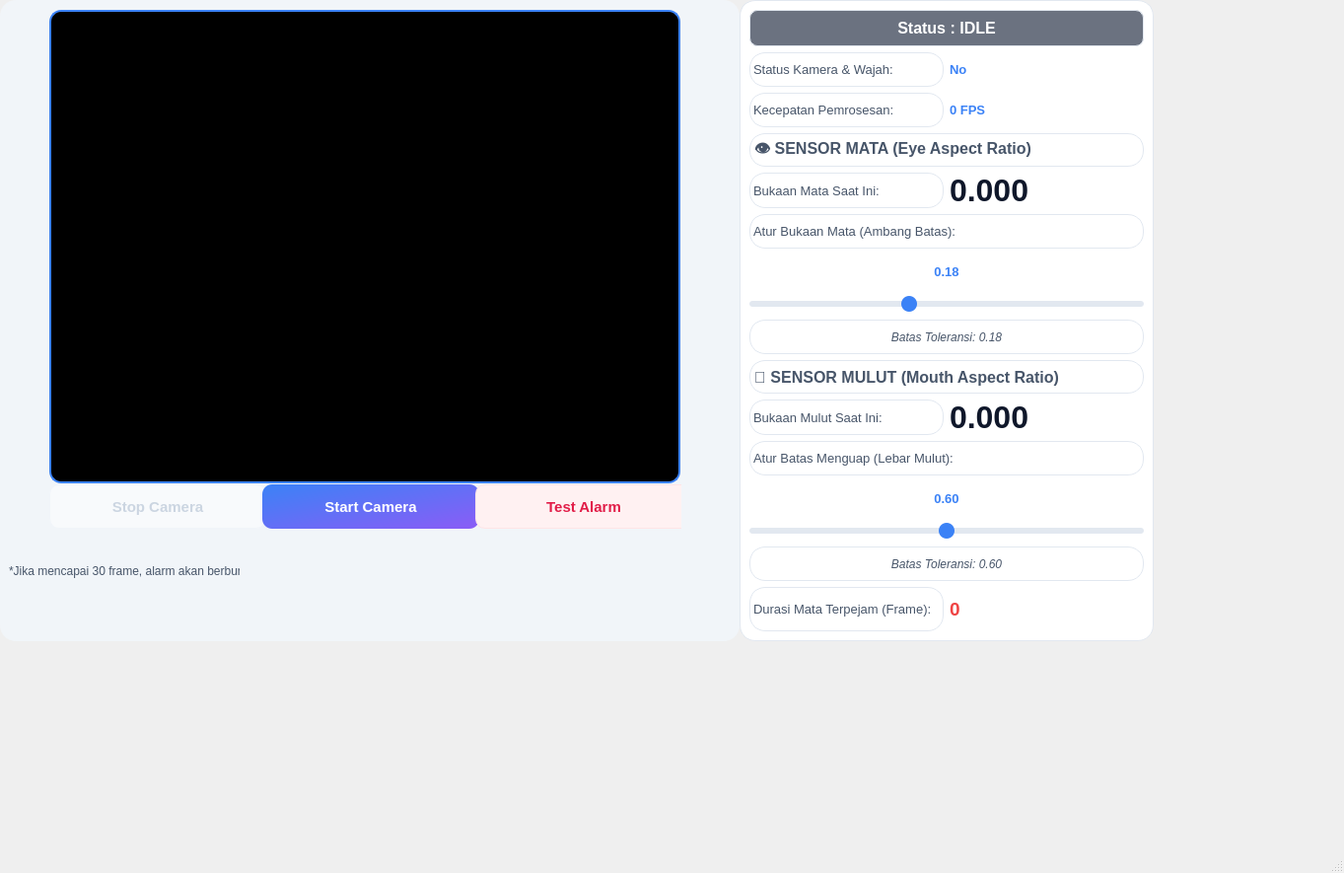
<?xml version="1.0" encoding="UTF-8"?>
<ui version="4.0">
 <class>MainWindow</class>
 <widget class="QMainWindow" name="MainWindow">
  <property name="geometry">
   <rect>
    <x>0</x>
    <y>0</y>
    <width>1363</width>
    <height>885</height>
   </rect>
  </property>
  <property name="windowTitle">
   <string>MainWindow</string>
  </property>
  <widget class="QWidget" name="centralwidget">
   <widget class="QFrame" name="leftPanel">
    <property name="geometry">
     <rect>
      <x>0</x>
      <y>0</y>
      <width>750</width>
      <height>650</height>
     </rect>
    </property>
    <property name="minimumSize">
     <size>
      <width>750</width>
      <height>650</height>
     </size>
    </property>
    <property name="font">
     <font>
      <family>Segoe UI</family>
     </font>
    </property>
    <property name="styleSheet">
     <string notr="true">QFrame {
    background-color: #f1f5f9; /* --border-color-light */
    border: none;
    border-radius: 16px;
}</string>
    </property>
    <property name="frameShape">
     <enum>QFrame::StyledPanel</enum>
    </property>
    <property name="frameShadow">
     <enum>QFrame::Raised</enum>
    </property>
    <widget class="QLabel" name="videoLabel">
     <property name="geometry">
      <rect>
       <x>50</x>
       <y>10</y>
       <width>640</width>
       <height>480</height>
      </rect>
     </property>
     <property name="minimumSize">
      <size>
       <width>640</width>
       <height>480</height>
      </size>
     </property>
     <property name="font">
      <font>
       <family>Segoe UI</family>
      </font>
     </property>
     <property name="styleSheet">
      <string notr="true">QLabel {
    background-color: #000000;
    border: 2px solid #3b82f6; /* Bingkai aksen biru cerah */
    border-radius: 12px;
}</string>
     </property>
     <property name="frameShape">
      <enum>QFrame::Box</enum>
     </property>
     <property name="text">
      <string/>
     </property>
     <property name="scaledContents">
      <bool>false</bool>
     </property>
    </widget>
    <widget class="QWidget" name="horizontalLayoutWidget">
     <property name="geometry">
      <rect>
       <x>50</x>
       <y>490</y>
       <width>641</width>
       <height>47</height>
      </rect>
     </property>
     <property name="font">
      <font>
       <family>Segoe UI</family>
      </font>
     </property>
     <layout class="QHBoxLayout" name="horizontalLayout">
      <property name="sizeConstraint">
       <enum>QLayout::SetDefaultConstraint</enum>
      </property>
      <item>
       <widget class="QPushButton" name="btnStop">
        <property name="enabled">
         <bool>false</bool>
        </property>
        <property name="minimumSize">
         <size>
          <width>220</width>
          <height>45</height>
         </size>
        </property>
        <property name="font">
         <font>
          <family>Segoe UI</family>
          <pointsize>11</pointsize>
          <weight>75</weight>
          <bold>true</bold>
         </font>
        </property>
        <property name="styleSheet">
         <string notr="true">QPushButton {
    background-color: #ffffff;
    color: #0f172a;
    border: 1px solid #e2e8f0;
    font-size: 11pt;
    font-weight: bold;
    border-radius: 10px;
}
QPushButton:hover {
    background-color: #f8fafc;
    border-color: #cbd5e1;
}
QPushButton:pressed {
    background-color: #f1f5f9;
}
QPushButton:disabled {
    background-color: #f8fafc;
    color: #cbd5e1;
    border-color: #f1f5f9;
}</string>
        </property>
        <property name="text">
         <string>Stop Camera</string>
        </property>
       </widget>
      </item>
      <item>
       <widget class="QPushButton" name="btnStart">
        <property name="minimumSize">
         <size>
          <width>220</width>
          <height>45</height>
         </size>
        </property>
        <property name="font">
         <font>
          <family>Segoe UI</family>
          <pointsize>11</pointsize>
          <weight>75</weight>
          <bold>true</bold>
         </font>
        </property>
        <property name="styleSheet">
         <string notr="true">QPushButton {
    background: qlineargradient(x1:0, y1:0, x2:1, y2:1, stop:0 #3b82f6, stop:1 #8b5cf6);
    color: #ffffff;
    font-size: 11pt;
    font-weight: bold;
    border: none;
    border-radius: 10px;
}
QPushButton:hover {
    background: qlineargradient(x1:0, y1:0, x2:1, y2:1, stop:0 #2563eb, stop:1 #7c3aed);
}
QPushButton:pressed {
    background: #2563eb;
}
QPushButton:disabled {
    background: #cbd5e1;
    color: #94a3b8;
}</string>
        </property>
        <property name="text">
         <string>Start Camera</string>
        </property>
       </widget>
      </item>
      <item>
       <widget class="QPushButton" name="btnTestAlarm">
        <property name="minimumSize">
         <size>
          <width>220</width>
          <height>45</height>
         </size>
        </property>
        <property name="font">
         <font>
          <family>Segoe UI</family>
          <pointsize>11</pointsize>
          <weight>75</weight>
          <bold>true</bold>
         </font>
        </property>
        <property name="styleSheet">
         <string notr="true">QPushButton {
    background-color: #fff1f2;
    color: #e11d48;
    border: 1px solid #ffe4e6;
    font-size: 11pt;
    font-weight: bold;
    border-radius: 10px;
}
QPushButton:hover {
    background-color: #ffe4e6;
    border-color: #fecdd3;
}
QPushButton:pressed {
    background-color: #ffd1d7;
}</string>
        </property>
        <property name="text">
         <string>Test Alarm</string>
        </property>
       </widget>
      </item>
     </layout>
    </widget>
    <widget class="QLabel" name="label_11">
     <property name="geometry">
      <rect>
       <x>9</x>
       <y>571</y>
       <width>234</width>
       <height>16</height>
      </rect>
     </property>
     <property name="font">
      <font>
       <family>Segoe UI</family>
      </font>
     </property>
     <property name="styleSheet">
      <string notr="true">color: #475569;</string>
     </property>
     <property name="text">
      <string>*Jika mencapai 30 frame, alarm akan berbunyi</string>
     </property>
    </widget>
   </widget>
   <widget class="QFrame" name="rightPanel">
    <property name="geometry">
     <rect>
      <x>750</x>
      <y>0</y>
      <width>420</width>
      <height>650</height>
     </rect>
    </property>
    <property name="minimumSize">
     <size>
      <width>420</width>
      <height>650</height>
     </size>
    </property>
    <property name="font">
     <font>
      <family>Segoe UI</family>
     </font>
    </property>
    <property name="styleSheet">
     <string notr="true">QFrame {
    background-color: #ffffff; /* --bg-secondary */
    border: 1px solid #e2e8f0; /* --border-color */
    border-radius: 16px;
}</string>
    </property>
    <property name="frameShape">
     <enum>QFrame::StyledPanel</enum>
    </property>
    <property name="frameShadow">
     <enum>QFrame::Raised</enum>
    </property>
    <layout class="QVBoxLayout" name="verticalLayout_2">
     <item>
      <layout class="QVBoxLayout" name="verticalLayout">
       <item>
        <widget class="QLabel" name="statusBadge">
         <property name="minimumSize">
          <size>
           <width>380</width>
           <height>35</height>
          </size>
         </property>
         <property name="font">
          <font>
           <family>Segoe UI</family>
           <pointsize>12</pointsize>
           <weight>75</weight>
           <bold>true</bold>
          </font>
         </property>
         <property name="styleSheet">
          <string notr="true">QLabel {
    background-color: #6b7280; /* --status-idle */
    color: #ffffff;
    font-size: 12pt;
    font-weight: bold;
    border-radius: 8px;
    padding: 8px;
}</string>
         </property>
         <property name="frameShape">
          <enum>QFrame::Panel</enum>
         </property>
         <property name="text">
          <string>Status : IDLE</string>
         </property>
         <property name="alignment">
          <set>Qt::AlignCenter</set>
         </property>
        </widget>
       </item>
       <item>
        <layout class="QHBoxLayout" name="horizontalLayout_3">
         <item>
          <widget class="QLabel" name="label_3">
           <property name="minimumSize">
            <size>
             <width>190</width>
             <height>35</height>
            </size>
           </property>
           <property name="font">
            <font>
             <family>Segoe UI</family>
             <pointsize>10</pointsize>
            </font>
           </property>
           <property name="styleSheet">
            <string notr="true">color: #475569;</string>
           </property>
           <property name="text">
            <string>Status Kamera &amp; Wajah:</string>
           </property>
          </widget>
         </item>
         <item>
          <widget class="QLabel" name="FaceDetected">
           <property name="minimumSize">
            <size>
             <width>190</width>
             <height>35</height>
            </size>
           </property>
           <property name="font">
            <font>
             <family>Segoe UI</family>
             <pointsize>10</pointsize>
             <weight>75</weight>
             <bold>true</bold>
            </font>
           </property>
           <property name="styleSheet">
            <string notr="true">QLabel {
    color: #3b82f6; /* --accent-primary */
    font-weight: bold;
    background: transparent;
    border: none;
}</string>
           </property>
           <property name="text">
            <string>No</string>
           </property>
          </widget>
         </item>
        </layout>
       </item>
       <item>
        <layout class="QHBoxLayout" name="horizontalLayout_4">
         <item>
          <widget class="QLabel" name="label_2">
           <property name="minimumSize">
            <size>
             <width>190</width>
             <height>35</height>
            </size>
           </property>
           <property name="font">
            <font>
             <family>Segoe UI</family>
             <pointsize>10</pointsize>
            </font>
           </property>
           <property name="styleSheet">
            <string notr="true">color: #475569;</string>
           </property>
           <property name="text">
            <string>Kecepatan Pemrosesan:</string>
           </property>
          </widget>
         </item>
         <item>
          <widget class="QLabel" name="fpsCounter">
           <property name="minimumSize">
            <size>
             <width>190</width>
             <height>35</height>
            </size>
           </property>
           <property name="font">
            <font>
             <family>Segoe UI</family>
             <pointsize>10</pointsize>
             <weight>75</weight>
             <bold>true</bold>
            </font>
           </property>
           <property name="styleSheet">
            <string notr="true">QLabel {
    color: #3b82f6; /* --accent-primary */
    font-weight: bold;
    background: transparent;
    border: none;
}</string>
           </property>
           <property name="text">
            <string>0 FPS</string>
           </property>
          </widget>
         </item>
        </layout>
       </item>
       <item>
        <widget class="QLabel" name="label_4">
         <property name="minimumSize">
          <size>
           <width>380</width>
           <height>25</height>
          </size>
         </property>
         <property name="font">
          <font>
           <family>Segoe UI</family>
           <pointsize>12</pointsize>
           <weight>75</weight>
           <bold>true</bold>
          </font>
         </property>
         <property name="styleSheet">
          <string notr="true">color: #475569;</string>
         </property>
         <property name="text">
          <string>👁️ SENSOR MATA (Eye Aspect Ratio)</string>
         </property>
        </widget>
       </item>
       <item>
        <layout class="QHBoxLayout" name="horizontalLayout_5">
         <item>
          <widget class="QLabel" name="label_5">
           <property name="minimumSize">
            <size>
             <width>190</width>
             <height>35</height>
            </size>
           </property>
           <property name="font">
            <font>
             <family>Segoe UI</family>
             <pointsize>10</pointsize>
            </font>
           </property>
           <property name="styleSheet">
            <string notr="true">color: #475569;</string>
           </property>
           <property name="text">
            <string>Bukaan Mata Saat Ini:</string>
           </property>
          </widget>
         </item>
         <item>
          <widget class="QLabel" name="earValue">
           <property name="minimumSize">
            <size>
             <width>190</width>
             <height>35</height>
            </size>
           </property>
           <property name="font">
            <font>
             <family>Segoe UI</family>
             <pointsize>24</pointsize>
             <weight>99</weight>
             <bold>true</bold>
            </font>
           </property>
           <property name="styleSheet">
            <string notr="true">QLabel {
    color: #0f172a; /* --text-primary */
    font-weight: 800;
    background: transparent;
    border: none;
}</string>
           </property>
           <property name="text">
            <string>0.000</string>
           </property>
          </widget>
         </item>
        </layout>
       </item>
       <item>
        <widget class="QLabel" name="label_6">
         <property name="minimumSize">
          <size>
           <width>380</width>
           <height>20</height>
          </size>
         </property>
         <property name="font">
          <font>
           <family>Segoe UI</family>
           <pointsize>10</pointsize>
          </font>
         </property>
         <property name="styleSheet">
          <string notr="true">color: #475569;</string>
         </property>
         <property name="text">
          <string>Atur Bukaan Mata (Ambang Batas):</string>
         </property>
        </widget>
       </item>
       <item>
        <widget class="QLabel" name="earThresholdValue">
         <property name="font">
          <font>
           <family>Segoe UI</family>
           <pointsize>10</pointsize>
           <weight>75</weight>
           <bold>true</bold>
          </font>
         </property>
         <property name="styleSheet">
          <string notr="true">QLabel {
    color: #3b82f6; /* --accent-primary */
    font-weight: bold;
    background: transparent;
    border: none;
}</string>
         </property>
         <property name="text">
          <string>0.18</string>
         </property>
         <property name="alignment">
          <set>Qt::AlignCenter</set>
         </property>
        </widget>
       </item>
       <item>
        <widget class="QSlider" name="earThresholdInput">
         <property name="minimumSize">
          <size>
           <width>380</width>
           <height>20</height>
          </size>
         </property>
         <property name="font">
          <font>
           <family>Segoe UI</family>
          </font>
         </property>
         <property name="styleSheet">
          <string notr="true">QSlider::groove:horizontal {
    border: none;
    height: 6px;
    background: #e2e8f0; /* Jalur slider abu-abu terang */
    border-radius: 3px;
}

QSlider::handle:horizontal {
    background: #3b82f6; /* Tombol geser biru cerah */
    border: none;
    width: 16px;
    height: 16px;
    margin: -5px 0; /* Membuat lingkaran lebih besar dari jalur */
    border-radius: 8px;
}

QSlider::handle:horizontal:hover {
    background: #2563eb; /* Biru lebih gelap saat kursor di atasnya */
}</string>
         </property>
         <property name="minimum">
          <number>10</number>
         </property>
         <property name="maximum">
          <number>30</number>
         </property>
         <property name="value">
          <number>18</number>
         </property>
         <property name="orientation">
          <enum>Qt::Horizontal</enum>
         </property>
        </widget>
       </item>
       <item>
        <widget class="QLabel" name="label_12">
         <property name="minimumSize">
          <size>
           <width>380</width>
           <height>10</height>
          </size>
         </property>
         <property name="font">
          <font>
           <family>Segoe UI</family>
           <italic>true</italic>
          </font>
         </property>
         <property name="styleSheet">
          <string notr="true">color: #475569;</string>
         </property>
         <property name="text">
          <string>Batas Toleransi: 0.18</string>
         </property>
         <property name="alignment">
          <set>Qt::AlignCenter</set>
         </property>
        </widget>
       </item>
       <item>
        <widget class="QLabel" name="label_7">
         <property name="minimumSize">
          <size>
           <width>380</width>
           <height>25</height>
          </size>
         </property>
         <property name="font">
          <font>
           <family>Segoe UI</family>
           <pointsize>12</pointsize>
           <weight>75</weight>
           <bold>true</bold>
          </font>
         </property>
         <property name="styleSheet">
          <string notr="true">color: #475569;</string>
         </property>
         <property name="text">
          <string>👄 SENSOR MULUT (Mouth Aspect Ratio)</string>
         </property>
        </widget>
       </item>
       <item>
        <layout class="QHBoxLayout" name="horizontalLayout_7">
         <item>
          <widget class="QLabel" name="label_8">
           <property name="minimumSize">
            <size>
             <width>190</width>
             <height>35</height>
            </size>
           </property>
           <property name="font">
            <font>
             <family>Segoe UI</family>
             <pointsize>10</pointsize>
            </font>
           </property>
           <property name="styleSheet">
            <string notr="true">color: #475569;</string>
           </property>
           <property name="text">
            <string>Bukaan Mulut Saat Ini:</string>
           </property>
          </widget>
         </item>
         <item>
          <widget class="QLabel" name="marValue">
           <property name="minimumSize">
            <size>
             <width>190</width>
             <height>35</height>
            </size>
           </property>
           <property name="font">
            <font>
             <family>Segoe UI</family>
             <pointsize>24</pointsize>
             <weight>99</weight>
             <bold>true</bold>
            </font>
           </property>
           <property name="styleSheet">
            <string notr="true">QLabel {
    color: #0f172a; /* --text-primary */
    font-weight: 800;
    background: transparent;
    border: none;
}</string>
           </property>
           <property name="text">
            <string>0.000</string>
           </property>
          </widget>
         </item>
        </layout>
       </item>
       <item>
        <widget class="QLabel" name="label_9">
         <property name="minimumSize">
          <size>
           <width>380</width>
           <height>20</height>
          </size>
         </property>
         <property name="font">
          <font>
           <family>Segoe UI</family>
           <pointsize>10</pointsize>
          </font>
         </property>
         <property name="styleSheet">
          <string notr="true">color: #475569;</string>
         </property>
         <property name="text">
          <string>Atur Batas Menguap (Lebar Mulut):</string>
         </property>
        </widget>
       </item>
       <item>
        <widget class="QLabel" name="marThresholdValue">
         <property name="font">
          <font>
           <family>Segoe UI</family>
           <pointsize>10</pointsize>
           <weight>75</weight>
           <bold>true</bold>
          </font>
         </property>
         <property name="styleSheet">
          <string notr="true">QLabel {
    color: #3b82f6; /* --accent-primary */
    font-weight: bold;
    background: transparent;
    border: none;
}</string>
         </property>
         <property name="text">
          <string>0.60</string>
         </property>
         <property name="alignment">
          <set>Qt::AlignCenter</set>
         </property>
        </widget>
       </item>
       <item>
        <widget class="QSlider" name="marThresholdInput">
         <property name="minimumSize">
          <size>
           <width>380</width>
           <height>20</height>
          </size>
         </property>
         <property name="font">
          <font>
           <family>Segoe UI</family>
          </font>
         </property>
         <property name="styleSheet">
          <string notr="true">QSlider::groove:horizontal {
    border: none;
    height: 6px;
    background: #e2e8f0; /* Jalur slider abu-abu terang */
    border-radius: 3px;
}

QSlider::handle:horizontal {
    background: #3b82f6; /* Tombol geser biru cerah */
    border: none;
    width: 16px;
    height: 16px;
    margin: -5px 0; /* Membuat lingkaran lebih besar dari jalur */
    border-radius: 8px;
}

QSlider::handle:horizontal:hover {
    background: #2563eb; /* Biru lebih gelap saat kursor di atasnya */
}</string>
         </property>
         <property name="minimum">
          <number>40</number>
         </property>
         <property name="maximum">
          <number>80</number>
         </property>
         <property name="value">
          <number>60</number>
         </property>
         <property name="orientation">
          <enum>Qt::Horizontal</enum>
         </property>
        </widget>
       </item>
       <item>
        <widget class="QLabel" name="label">
         <property name="minimumSize">
          <size>
           <width>380</width>
           <height>10</height>
          </size>
         </property>
         <property name="font">
          <font>
           <family>Segoe UI</family>
           <italic>true</italic>
          </font>
         </property>
         <property name="styleSheet">
          <string notr="true">color: #475569;</string>
         </property>
         <property name="text">
          <string>Batas Toleransi: 0.60</string>
         </property>
         <property name="alignment">
          <set>Qt::AlignCenter</set>
         </property>
        </widget>
       </item>
       <item>
        <layout class="QHBoxLayout" name="horizontalLayout_6">
         <item>
          <widget class="QLabel" name="label_10">
           <property name="minimumSize">
            <size>
             <width>190</width>
             <height>45</height>
            </size>
           </property>
           <property name="font">
            <font>
             <family>Segoe UI</family>
             <pointsize>10</pointsize>
            </font>
           </property>
           <property name="styleSheet">
            <string notr="true">color: #475569;</string>
           </property>
           <property name="text">
            <string>Durasi Mata Terpejam (Frame):</string>
           </property>
          </widget>
         </item>
         <item>
          <widget class="QLabel" name="drowsyCounter">
           <property name="minimumSize">
            <size>
             <width>190</width>
             <height>45</height>
            </size>
           </property>
           <property name="font">
            <font>
             <family>Segoe UI</family>
             <pointsize>14</pointsize>
             <weight>75</weight>
             <bold>true</bold>
            </font>
           </property>
           <property name="styleSheet">
            <string notr="true">QLabel {
    color: #ef4444; /* --status-warn */
    font-weight: bold;
    background: transparent;
    border: none;
}</string>
           </property>
           <property name="text">
            <string>0</string>
           </property>
          </widget>
         </item>
        </layout>
       </item>
      </layout>
     </item>
    </layout>
   </widget>
  </widget>
  <widget class="QMenuBar" name="menubar">
   <property name="geometry">
    <rect>
     <x>0</x>
     <y>0</y>
     <width>1363</width>
     <height>21</height>
    </rect>
   </property>
  </widget>
  <widget class="QStatusBar" name="statusbar"/>
 </widget>
 <resources/>
 <connections/>
</ui>
